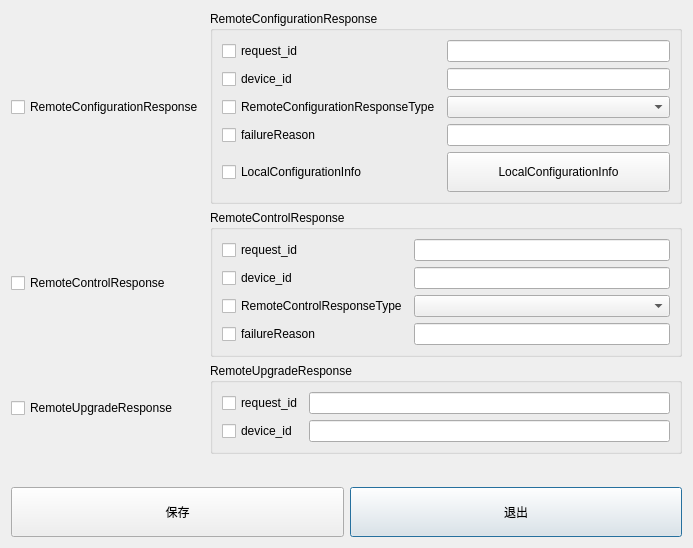
<?xml version="1.0" encoding="UTF-8"?>
<ui version="4.0">
 <class>RemoteOperationResponseDialog</class>
 <widget class="QDialog" name="RemoteOperationResponseDialog">
  <property name="geometry">
   <rect>
    <x>0</x>
    <y>0</y>
    <width>693</width>
    <height>548</height>
   </rect>
  </property>
  <property name="windowTitle">
   <string>Dialog</string>
  </property>
  <layout class="QGridLayout" name="gridLayout_8">
   <item row="2" column="1">
    <widget class="QPushButton" name="pushButton_quit">
     <property name="minimumSize">
      <size>
       <width>0</width>
       <height>50</height>
      </size>
     </property>
     <property name="text">
      <string>退出</string>
     </property>
    </widget>
   </item>
   <item row="2" column="0">
    <widget class="QPushButton" name="pushButton_save">
     <property name="minimumSize">
      <size>
       <width>0</width>
       <height>50</height>
      </size>
     </property>
     <property name="text">
      <string>保存</string>
     </property>
    </widget>
   </item>
   <item row="0" column="0" colspan="2">
    <layout class="QGridLayout" name="gridLayout">
     <item row="1" column="0">
      <widget class="QCheckBox" name="checkBox_RemoteControlResponse">
       <property name="text">
        <string>RemoteControlResponse</string>
       </property>
      </widget>
     </item>
     <item row="0" column="0">
      <widget class="QCheckBox" name="checkBox_RemoteConfigurationResponse">
       <property name="text">
        <string>RemoteConfigurationResponse</string>
       </property>
      </widget>
     </item>
     <item row="1" column="1">
      <widget class="QGroupBox" name="groupBox_2">
       <property name="title">
        <string>RemoteControlResponse</string>
       </property>
       <layout class="QGridLayout" name="gridLayout_5">
        <item row="0" column="0">
         <layout class="QGridLayout" name="gridLayout_4">
          <item row="3" column="0">
           <widget class="QCheckBox" name="checkBox_RemoteControlResponse_failureReason">
            <property name="text">
             <string>failureReason</string>
            </property>
           </widget>
          </item>
          <item row="0" column="0">
           <widget class="QCheckBox" name="checkBox_RemoteControlResponse_request_id">
            <property name="text">
             <string>request_id</string>
            </property>
           </widget>
          </item>
          <item row="2" column="0">
           <widget class="QCheckBox" name="checkBox_RemoteControlResponseType">
            <property name="text">
             <string>RemoteControlResponseType</string>
            </property>
           </widget>
          </item>
          <item row="1" column="0">
           <widget class="QCheckBox" name="checkBox_RemoteControlResponse_device_id">
            <property name="text">
             <string>device_id</string>
            </property>
           </widget>
          </item>
          <item row="0" column="1">
           <widget class="QLineEdit" name="lineEdit_RemoteControlResponse_request_id"/>
          </item>
          <item row="3" column="1">
           <widget class="QLineEdit" name="lineEdit_RemoteControlResponse_failureReason"/>
          </item>
          <item row="1" column="1">
           <widget class="QLineEdit" name="lineEdit_RemoteControlResponse_device_id"/>
          </item>
          <item row="2" column="1">
           <widget class="QComboBox" name="comboBox_RemoteControlResponseType"/>
          </item>
         </layout>
        </item>
       </layout>
      </widget>
     </item>
     <item row="2" column="0">
      <widget class="QCheckBox" name="checkBox_RemoteUpgradeResponse">
       <property name="text">
        <string>RemoteUpgradeResponse</string>
       </property>
      </widget>
     </item>
     <item row="0" column="1">
      <widget class="QGroupBox" name="groupBox">
       <property name="title">
        <string>RemoteConfigurationResponse</string>
       </property>
       <layout class="QGridLayout" name="gridLayout_3">
        <property name="bottomMargin">
         <number>9</number>
        </property>
        <property name="spacing">
         <number>6</number>
        </property>
        <item row="0" column="0">
         <layout class="QGridLayout" name="gridLayout_2">
          <item row="4" column="0">
           <widget class="QCheckBox" name="checkBox_LocalConfigurationInfo">
            <property name="text">
             <string>LocalConfigurationInfo</string>
            </property>
           </widget>
          </item>
          <item row="0" column="0">
           <widget class="QCheckBox" name="checkBox_RemoteConfigurationResponse_request_id">
            <property name="text">
             <string>request_id</string>
            </property>
           </widget>
          </item>
          <item row="1" column="0">
           <widget class="QCheckBox" name="checkBox_RemoteConfigurationResponse_device_id">
            <property name="text">
             <string>device_id</string>
            </property>
           </widget>
          </item>
          <item row="3" column="0">
           <widget class="QCheckBox" name="checkBox_RemoteConfigurationResponse_failureReason">
            <property name="text">
             <string>failureReason</string>
            </property>
           </widget>
          </item>
          <item row="2" column="0">
           <widget class="QCheckBox" name="checkBox_RemoteConfigurationResponseType">
            <property name="text">
             <string>RemoteConfigurationResponseType</string>
            </property>
           </widget>
          </item>
          <item row="0" column="1">
           <widget class="QLineEdit" name="lineEdit_RemoteConfigurationResponse_request_id"/>
          </item>
          <item row="1" column="1">
           <widget class="QLineEdit" name="lineEdit_RemoteConfigurationResponse_device_id"/>
          </item>
          <item row="2" column="1">
           <widget class="QComboBox" name="comboBox_RemoteConfigurationResponseType"/>
          </item>
          <item row="3" column="1">
           <widget class="QLineEdit" name="lineEdit_RemoteConfigurationResponse_failureReason"/>
          </item>
          <item row="4" column="1">
           <widget class="QPushButton" name="pushButton_LocalConfigurationInfo">
            <property name="minimumSize">
             <size>
              <width>0</width>
              <height>40</height>
             </size>
            </property>
            <property name="text">
             <string>LocalConfigurationInfo</string>
            </property>
           </widget>
          </item>
         </layout>
        </item>
       </layout>
      </widget>
     </item>
     <item row="2" column="1">
      <widget class="QGroupBox" name="groupBox_3">
       <property name="title">
        <string>RemoteUpgradeResponse</string>
       </property>
       <layout class="QGridLayout" name="gridLayout_7">
        <item row="0" column="0">
         <layout class="QGridLayout" name="gridLayout_6">
          <item row="0" column="0">
           <widget class="QCheckBox" name="checkBox_RemoteUpgradeResponse_request_id">
            <property name="text">
             <string>request_id</string>
            </property>
           </widget>
          </item>
          <item row="1" column="0">
           <widget class="QCheckBox" name="checkBox_RemoteUpgradeResponse_device_id">
            <property name="text">
             <string>device_id</string>
            </property>
           </widget>
          </item>
          <item row="0" column="1">
           <widget class="QLineEdit" name="lineEdit_RemoteUpgradeResponse_request_id"/>
          </item>
          <item row="1" column="1">
           <widget class="QLineEdit" name="lineEdit_RemoteUpgradeResponse_device_id"/>
          </item>
         </layout>
        </item>
       </layout>
      </widget>
     </item>
    </layout>
   </item>
   <item row="1" column="0">
    <spacer name="verticalSpacer">
     <property name="orientation">
      <enum>Qt::Vertical</enum>
     </property>
     <property name="sizeHint" stdset="0">
      <size>
       <width>20</width>
       <height>40</height>
      </size>
     </property>
    </spacer>
   </item>
  </layout>
 </widget>
 <resources/>
 <connections/>
</ui>
